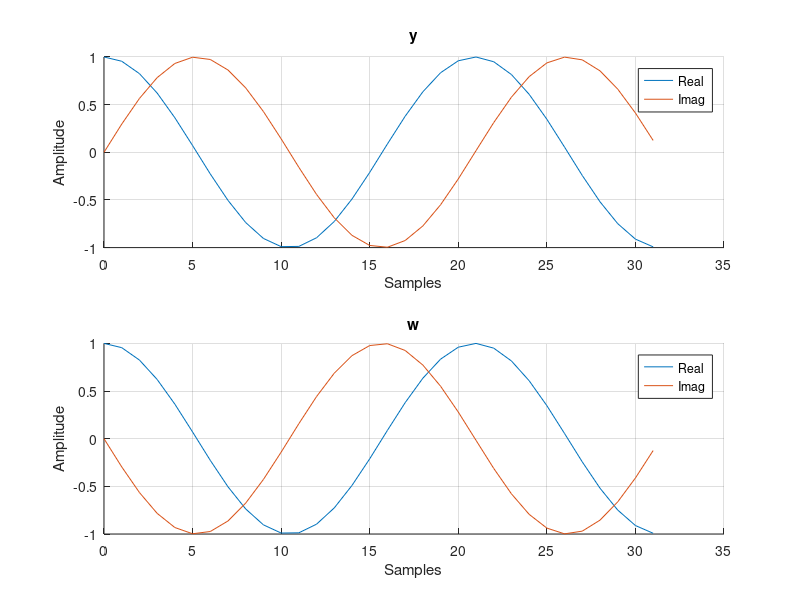

Recreate this plot in MATLAB.
%% TARGET
% Plot the two complex exponential signals represented in the 
% discrete time domain. The signals are:
% * Signal 0: y[n]=exp(+1i*omegaN*n);
% * Signal 1: w[n]=exp(-1i*omegaN*n);
% 
% The parameters are:
% * omegaN = 0.3;  
%
% *Suggestions*
% 1) How to extract the real component from a complex signal
%    a = real(c);        % a = Re{x}
% 2) How to extract the imag component from a complex signal
%    b = imag(c);        % b = Im{x}
% 3) How to create a complex signal given its components
%    c = complex(a, b);  % c = a + jb

%% Clear everything
clc;        % 'clc' cleras all the text from the Command Window
clear;      % 'clear' removes all variables from the current workspace
close all;  % 'close all' deletes all figures whose handles are not hidden.

%% Parameters
omegaN = 0.3;
len = 32;

%% Exercise
n = 0:(len-1);
y = exp(+1i*omegaN*n);
w = exp(-1i*omegaN*n);

%% Figures
figure
subplot(2,1,1)
    hold on
    plot(n, real(y))
    plot(n, imag(y))
    hold off
    grid on
    legend('Real', 'Imag')
    xlabel('Samples')
    ylabel('Amplitude')
    title('y')
subplot(2,1,2)
    hold on
    plot(n, real(w))
    plot(n, imag(w))
    hold off
    grid on
    legend('Real', 'Imag')
    xlabel('Samples')
    ylabel('Amplitude')
    title('w')


%% Print on the Command Window




